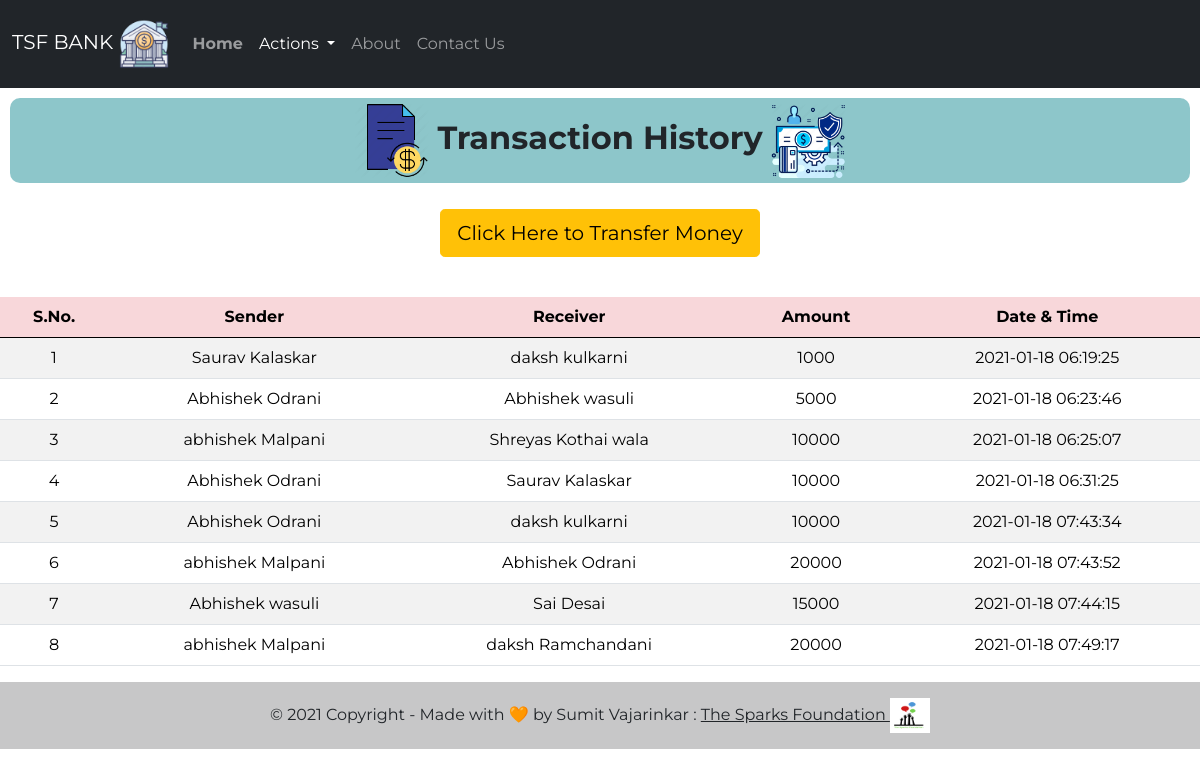
Screenshot of /php/history.php with the database file from the repository.
### tables this page shows
CREATE TABLE `transaction` (
  `sno` int(3) NOT NULL,
  `sender` text NOT NULL,
  `receiver` text NOT NULL,
  `balance` int(8) NOT NULL,
  `datetime` datetime NOT NULL DEFAULT current_timestamp()
);

### php/history.php (the view, shortened to what this page needs)
<!doctype html>
<html lang="en">
<head>
    <link href="https://cdn.jsdelivr.net/npm/bootstrap@5.0.0-beta1/dist/css/bootstrap.min.css" rel="stylesheet"
>
    <link rel="stylesheet" href="css/style3.css">
</head>
<body>
    <nav class="navbar py-2 navbar-expand-lg navbar-dark bg-dark">
        <div class="container-fluid">
        <a class="navbar-brand" href="#">TSF BANK <img src="logo/logo.webp" alt="Bank" width="50" height="50"></a>
            <div class="collapse navbar-collapse" id="navbarSupportedContent">
                <ul class="navbar-nav me-auto mb-8 mb-lg-0">
                    <li class="nav-item py-3">
                        <a class="nav-link" aria-current="page" href="index.php"><strong>Home</strong></a>
                    </li>
                    <li class="nav-item dropdown py-3">
                        <a class="nav-link dropdown-toggle active" href="#" id="navbarDropdown" role="button"
                            data-bs-toggle="dropdown" aria-expanded="false">
                            Actions
                        </a>
                    </li>
                    <li class="nav-item py-3">
                        <a class="nav-link" href="https://www.thesparksfoundationsingapore.org/ "target="_blank">About</a>
                    </li>
                    <li class="nav-item py-3">
                        <a class="nav-link" href="contact.php">Contact Us</a>
                    </li>
                </ul>
            </div>
        </div>
    </nav>
<class class="welcome">
        <h2>
            <img src="logo/t1.png" alt="Bank" width="75" height="75" style="font-weight: bold;"> <strong>Transaction History</strong> <img
                src="logo/t2.webp" alt="Bank" width="75" height="75">
        </h2>
    </class>
<div class="d-grip gap-2 col-6 mx-auto text-center p-3 mb-2">
    <a href="money.php"><button type="button" class="btn btn-warning btn-lg mb-3">Click Here to Transfer Money</button></a>
</div>
       <div class="table-responsive-sm">
    <table class="table table-hover table-striped">
        <thead style="color : black;" class="table-danger">
            <tr>
                <th class="text-center">S.No.</th>
                <th class="text-center">Sender</th>
                <th class="text-center">Receiver</th>
                <th class="text-center">Amount</th>
                <th class="text-center">Date & Time</th>
            </tr>
        </thead>
        <tbody>
        <?php
include 'connect.php';
$sql ="select * from transaction";
$query =mysqli_query($conn, $sql);
while($rows = mysqli_fetch_assoc($query))
{
?>
<tr style="color : black;">
            <td class="text-center py-2"><?php echo $rows['sno']; ?></td>
            <td class="text-center py-2"><?php echo $rows['sender']; ?></td>
            <td class="text-center py-2"><?php echo $rows['receiver']; ?></td>
            <td class="text-center py-2"><?php echo $rows['balance']; ?> </td>
            <td class="text-center py-2"><?php echo $rows['datetime']; ?> </td>
        <?php
            }
        ?>
        </tbody>
    </table>
    </div>
    <div class="foot">
        <footer class="bg-light text-center text-lg-start">
            <div class="text-center p-3" style="background-color: rgba(0, 0, 0, 0.2)">
                © 2021 Copyright - Made with 🧡 by Sumit Vajarinkar :
                <a class="text-dark" href="https://www.thesparksfoundationsingapore.org/" target="_blank"> The Sparks
                    Foundation <img src="logo/tsf.png" alt="" width="40" height="35"></a>
            </div>
        </footer>
    </div>
</body>
</html>

### css/style3.css (style rules this page uses)
* { font-family: 'Montserrat', sans-serif; }
.welcome h2 { margin: 10px; padding: 5px; text-align: center; background-color:rgba(141, 198, 202, 0.993) ; border-radius: 10px; }

### rows the page displays
transaction: sno "1", sender "Saurav Kalaskar", receiver "daksh kulkarni", balance "1000", datetime "2021-01-18 06:19:25"
transaction: sno "2", sender "Abhishek Odrani", receiver "Abhishek wasuli", balance "5000", datetime "2021-01-18 06:23:46"
transaction: sno "3", sender "abhishek Malpani", receiver "Shreyas Kothai wala", balance "10000", datetime "2021-01-18 06:25:07"
transaction: sno "4", sender "Abhishek Odrani", receiver "Saurav Kalaskar", balance "10000", datetime "2021-01-18 06:31:25"
transaction: sno "5", sender "Abhishek Odrani", receiver "daksh kulkarni", balance "10000", datetime "2021-01-18 07:43:34"
transaction: sno "6", sender "abhishek Malpani", receiver "Abhishek Odrani", balance "20000", datetime "2021-01-18 07:43:52"
transaction: sno "7", sender "Abhishek wasuli", receiver "Sai Desai", balance "15000", datetime "2021-01-18 07:44:15"
transaction: sno "8", sender "abhishek Malpani", receiver "daksh Ramchandani", balance "20000", datetime "2021-01-18 07:49:17"
